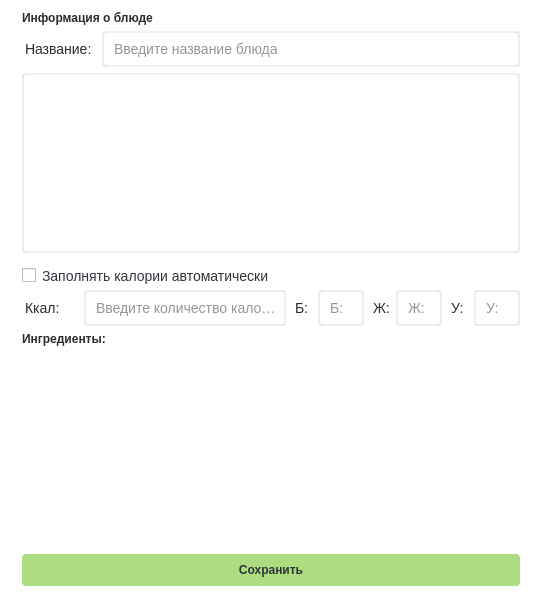
<?xml version="1.0" encoding="UTF-8"?>
<ui version="4.0">
 <class>MainWindow</class>
 <widget class="QMainWindow" name="MainWindow">
  <property name="geometry">
   <rect>
    <x>0</x>
    <y>0</y>
    <width>540</width>
    <height>602</height>
   </rect>
  </property>
  <property name="minimumSize">
   <size>
    <width>540</width>
    <height>0</height>
   </size>
  </property>
  <property name="maximumSize">
   <size>
    <width>540</width>
    <height>16777215</height>
   </size>
  </property>
  <property name="windowTitle">
   <string>Умное меню - Добавить блюдо</string>
  </property>
  <property name="windowIcon">
   <iconset>
    <normaloff>../img/catCook.png</normaloff>../img/catCook.png</iconset>
  </property>
  <property name="styleSheet">
   <string notr="true">background-color: rgb(255, 255, 255);

font: 8pt &quot;STXihei&quot;;</string>
  </property>
  <widget class="QWidget" name="centralwidget">
   <widget class="QFrame" name="verticalFrame">
    <property name="geometry">
     <rect>
      <x>0</x>
      <y>0</y>
      <width>542</width>
      <height>608</height>
     </rect>
    </property>
    <layout class="QVBoxLayout" name="verticalLayout">
     <property name="leftMargin">
      <number>22</number>
     </property>
     <property name="topMargin">
      <number>11</number>
     </property>
     <property name="rightMargin">
      <number>22</number>
     </property>
     <property name="bottomMargin">
      <number>22</number>
     </property>
     <item>
      <layout class="QVBoxLayout" name="verticalLayout_2">
       <property name="leftMargin">
        <number>0</number>
       </property>
       <property name="bottomMargin">
        <number>0</number>
       </property>
       <item>
        <widget class="QLabel" name="addDishHeaderLabel">
         <property name="enabled">
          <bool>true</bool>
         </property>
         <property name="styleSheet">
          <string notr="true">background-color: none;
color: #2d2c2c;
border:none;

width: 435px;
height: 24px;

font: 16pt &quot;Extra Bold&quot;;

font-weight: 800;
text-align: left;
vertical-align: top</string>
         </property>
         <property name="text">
          <string>Информация о блюде</string>
         </property>
        </widget>
       </item>
       <item>
        <layout class="QHBoxLayout" name="nutritiansHorizontalLayout_2">
         <item>
          <widget class="QLabel" name="unitIngredLoabel_6">
           <property name="minimumSize">
            <size>
             <width>0</width>
             <height>0</height>
            </size>
           </property>
           <property name="maximumSize">
            <size>
             <width>16777215</width>
             <height>16777215</height>
            </size>
           </property>
           <property name="styleSheet">
            <string notr="true">background-color: none;
color: #2d2c2c;
border:none;
margin-top: 8px;
margin-bottom:8px;

text-align:left;
vertical-align:text-top;
font-size:14px;
line-height:auto;
border-style:hidden;
outline:none;
</string>
           </property>
           <property name="text">
            <string>Название:</string>
           </property>
           <property name="scaledContents">
            <bool>false</bool>
           </property>
           <property name="wordWrap">
            <bool>true</bool>
           </property>
          </widget>
         </item>
         <item>
          <widget class="QLineEdit" name="nameOfDishLineEdit">
           <property name="styleSheet">
            <string notr="true">background-color:#ffffff;
border-radius:4%;
border:2px solid rgba(100, 100, 100, 25);

color: #2d2c2c;

width:320px;
height:32px;

padding-left: 8px;
position:absolute;
text-align:left;
vertical-align:text-top;

font-size:14px;
left:12px;
top:8px;</string>
           </property>
           <property name="text">
            <string/>
           </property>
           <property name="maxLength">
            <number>32770</number>
           </property>
           <property name="cursorPosition">
            <number>0</number>
           </property>
           <property name="placeholderText">
            <string>Введите название блюда</string>
           </property>
           <property name="cursorMoveStyle">
            <enum>Qt::LogicalMoveStyle</enum>
           </property>
           <property name="clearButtonEnabled">
            <bool>false</bool>
           </property>
          </widget>
         </item>
        </layout>
       </item>
       <item>
        <widget class="QPlainTextEdit" name="infoDishPlainTextEdit">
         <property name="styleSheet">
          <string notr="true">background-color:#ffffff;
border-radius:4%;
border:2px solid rgba(100, 100, 100, 25);

color: #2d2c2c;

width:360px;
height:32px;

padding: 8px;
position:absolute;
text-align:left;
vertical-align:text-top;

font-size:14px;
left:12px;
top:8px;</string>
         </property>
         <property name="plainText">
          <string/>
         </property>
         <property name="placeholderText">
          <string>Введите описание блюда</string>
         </property>
        </widget>
       </item>
       <item>
        <widget class="QCheckBox" name="calculateAutoNutritValuecheckBox">
         <property name="enabled">
          <bool>true</bool>
         </property>
         <property name="styleSheet">
          <string notr="true">margin-top: 8px;
background-color: none;
border: none;

text-align:left;
vertical-align:text-top;
font-size:12px;
line-height:auto;
border-style:hidden;
outline:none;

color:#30353b;
text-align:left;
vertical-align:text-top;
font-size:14px;
line-height:auto;
border-style:hidden;
outline:none;
width:435px;</string>
         </property>
         <property name="text">
          <string>Заполнять калории автоматически</string>
         </property>
         <property name="checked">
          <bool>false</bool>
         </property>
        </widget>
       </item>
       <item>
        <layout class="QHBoxLayout" name="nutritiansHorizontalLayout">
         <item>
          <widget class="QLabel" name="unitIngredLoabel_4">
           <property name="minimumSize">
            <size>
             <width>56</width>
             <height>0</height>
            </size>
           </property>
           <property name="maximumSize">
            <size>
             <width>56</width>
             <height>16777215</height>
            </size>
           </property>
           <property name="styleSheet">
            <string notr="true">background-color: none;
color: #2d2c2c;
border:none;
margin-top: 8px;
margin-bottom:8px;

text-align:left;
vertical-align:text-top;
font-size:14px;
line-height:auto;
border-style:hidden;
outline:none;

min-width: 56px;
max-width: 56px;</string>
           </property>
           <property name="text">
            <string>Ккал:</string>
           </property>
           <property name="scaledContents">
            <bool>false</bool>
           </property>
           <property name="wordWrap">
            <bool>true</bool>
           </property>
          </widget>
         </item>
         <item>
          <widget class="QLineEdit" name="kaloriesLineEdit">
           <property name="styleSheet">
            <string notr="true">background-color:#ffffff;
border-radius:4%;
border:2px solid rgba(100, 100, 100, 25);

color: #2d2c2c;

width:360px;
height:32px;

padding-left: 8px;
position:absolute;
text-align:left;
vertical-align:text-top;

font-size:14px;
left:12px;
top:8px;</string>
           </property>
           <property name="text">
            <string/>
           </property>
           <property name="frame">
            <bool>true</bool>
           </property>
           <property name="cursorPosition">
            <number>0</number>
           </property>
           <property name="placeholderText">
            <string>Введите количество калорий</string>
           </property>
           <property name="clearButtonEnabled">
            <bool>false</bool>
           </property>
          </widget>
         </item>
         <item>
          <widget class="QLabel" name="unitIngredLoabel_1">
           <property name="minimumSize">
            <size>
             <width>20</width>
             <height>0</height>
            </size>
           </property>
           <property name="maximumSize">
            <size>
             <width>20</width>
             <height>16777215</height>
            </size>
           </property>
           <property name="styleSheet">
            <string notr="true">background-color: none;
color: #2d2c2c;
border:none;
margin-top: 8px;
margin-bottom:8px;

text-align:left;
vertical-align:text-top;
font-size:14px;
line-height:auto;
border-style:hidden;
outline:none;

min-width: 20px;
max-width: 20px;</string>
           </property>
           <property name="text">
            <string>Б:</string>
           </property>
           <property name="scaledContents">
            <bool>false</bool>
           </property>
           <property name="wordWrap">
            <bool>true</bool>
           </property>
          </widget>
         </item>
         <item>
          <widget class="QLineEdit" name="proteinsLineEdit">
           <property name="minimumSize">
            <size>
             <width>46</width>
             <height>0</height>
            </size>
           </property>
           <property name="maximumSize">
            <size>
             <width>46</width>
             <height>16777215</height>
            </size>
           </property>
           <property name="styleSheet">
            <string notr="true">background-color:#ffffff;
border-radius:4%;
border:2px solid rgba(100, 100, 100, 25);

color: #2d2c2c;

height:32px;

padding-left: 8px;
position:absolute;
text-align:left;
vertical-align:text-top;

font-size:14px;
left:12px;
top:8px;</string>
           </property>
           <property name="text">
            <string/>
           </property>
           <property name="cursorPosition">
            <number>0</number>
           </property>
           <property name="placeholderText">
            <string>Б:</string>
           </property>
           <property name="clearButtonEnabled">
            <bool>false</bool>
           </property>
          </widget>
         </item>
         <item>
          <widget class="QLabel" name="unitIngredLoabel_2">
           <property name="minimumSize">
            <size>
             <width>20</width>
             <height>0</height>
            </size>
           </property>
           <property name="maximumSize">
            <size>
             <width>20</width>
             <height>16777215</height>
            </size>
           </property>
           <property name="styleSheet">
            <string notr="true">background-color: none;
color: #2d2c2c;
border:none;
margin-top: 8px;
margin-bottom:8px;

text-align:left;
vertical-align:text-top;
font-size:14px;
line-height:auto;
border-style:hidden;
outline:none;

min-width: 20px;
max-width: 20px;</string>
           </property>
           <property name="text">
            <string>Ж:</string>
           </property>
           <property name="scaledContents">
            <bool>false</bool>
           </property>
           <property name="wordWrap">
            <bool>true</bool>
           </property>
          </widget>
         </item>
         <item>
          <widget class="QLineEdit" name="fatsLineEdit">
           <property name="minimumSize">
            <size>
             <width>46</width>
             <height>0</height>
            </size>
           </property>
           <property name="maximumSize">
            <size>
             <width>46</width>
             <height>16777215</height>
            </size>
           </property>
           <property name="styleSheet">
            <string notr="true">background-color:#ffffff;
border-radius:4%;
border:2px solid rgba(100, 100, 100, 25);

color: #2d2c2c;

height:32px;

padding-left: 8px;
position:absolute;
text-align:left;
vertical-align:text-top;

font-size:14px;
left:12px;
top:8px;</string>
           </property>
           <property name="text">
            <string/>
           </property>
           <property name="cursorPosition">
            <number>0</number>
           </property>
           <property name="placeholderText">
            <string>Ж:</string>
           </property>
           <property name="clearButtonEnabled">
            <bool>false</bool>
           </property>
          </widget>
         </item>
         <item>
          <widget class="QLabel" name="unitIngredLoabel_3">
           <property name="minimumSize">
            <size>
             <width>20</width>
             <height>0</height>
            </size>
           </property>
           <property name="maximumSize">
            <size>
             <width>20</width>
             <height>16777215</height>
            </size>
           </property>
           <property name="styleSheet">
            <string notr="true">background-color: none;
color: #2d2c2c;
border:none;
margin-top: 8px;
margin-bottom:8px;

text-align:left;
vertical-align:text-top;
font-size:14px;
line-height:auto;
border-style:hidden;
outline:none;

min-width: 20px;
max-width: 20px;</string>
           </property>
           <property name="text">
            <string>У:</string>
           </property>
           <property name="scaledContents">
            <bool>false</bool>
           </property>
           <property name="wordWrap">
            <bool>true</bool>
           </property>
          </widget>
         </item>
         <item>
          <widget class="QLineEdit" name="carbohLineEdit">
           <property name="minimumSize">
            <size>
             <width>46</width>
             <height>0</height>
            </size>
           </property>
           <property name="maximumSize">
            <size>
             <width>46</width>
             <height>16777215</height>
            </size>
           </property>
           <property name="styleSheet">
            <string notr="true">background-color:#ffffff;
border-radius:4%;
border:2px solid rgba(100, 100, 100, 25);

color: #2d2c2c;

height:32px;

padding-left: 8px;
position:absolute;
text-align:left;
vertical-align:text-top;

font-size:14px;
left:12px;
top:8px;</string>
           </property>
           <property name="text">
            <string/>
           </property>
           <property name="cursorPosition">
            <number>0</number>
           </property>
           <property name="placeholderText">
            <string>У:</string>
           </property>
           <property name="clearButtonEnabled">
            <bool>false</bool>
           </property>
          </widget>
         </item>
        </layout>
       </item>
       <item>
        <widget class="QLabel" name="ingredientsHeaderLabel">
         <property name="enabled">
          <bool>true</bool>
         </property>
         <property name="styleSheet">
          <string notr="true">background-color: none;
color: #2d2c2c;
border:none;

width: 435px;
height: 24px;

font: 16pt &quot;Extra Bold&quot;;

font-weight: 800;
text-align: left;
vertical-align: top</string>
         </property>
         <property name="text">
          <string>Ингредиенты:</string>
         </property>
        </widget>
       </item>
       <item>
        <widget class="QTableView" name="prodListTableView">
         <property name="styleSheet">
          <string notr="true">QTableView{
margin-top: 8px;
background-color: rgba(255, 255, 255, 50);
border: 3px solid rgba(255, 255, 255, 75);
border-top-left-radius: 0%;
border-top-right-radius: 0%;
}

QTableView::section {
background-color: rgba(55, 55, 55);
color: white;
border: none;
}

QTableView::item {
border-style: none;
border-bottom: rgba(255, 255, 255, 50);
}

QTableView::item:selected {
border-style: none;
border-bottom: rgba(255, 255, 255, 50);
}</string>
         </property>
        </widget>
       </item>
       <item>
        <layout class="QHBoxLayout" name="actionsStorageHorizontalLayout">
         <item>
          <widget class="QPushButton" name="addDishPushButton">
           <property name="styleSheet">
            <string notr="true">QPushButton{
height:32px;
width:auto;
margin-top: 16px;

color: #30353B;
background: #ADDC81;

text-align:center;
vertical-align:center;
font-size:12px;
line-height:auto;
font-weight: bold;

border-radius:4%;
border: 2 px solid #ADFF81;
}

QPushButton:hover {
background: #AAAA81;
}

QPushButton:pressed{
background: #AAAAFF;
}


</string>
           </property>
           <property name="text">
            <string>Сохранить</string>
           </property>
          </widget>
         </item>
        </layout>
       </item>
      </layout>
     </item>
    </layout>
   </widget>
  </widget>
 </widget>
 <resources/>
 <connections/>
</ui>
